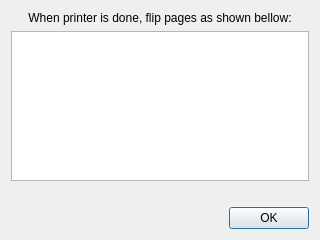
<?xml version="1.0" encoding="UTF-8"?>
<ui version="4.0">
 <class>DuplexDialog</class>
 <widget class="QDialog" name="DuplexDialog">
  <property name="windowModality">
   <enum>Qt::ApplicationModal</enum>
  </property>
  <property name="geometry">
   <rect>
    <x>0</x>
    <y>0</y>
    <width>320</width>
    <height>240</height>
   </rect>
  </property>
  <property name="windowTitle">
   <string>Duplex Steps</string>
  </property>
  <property name="windowIcon">
   <iconset resource="dpResources.qrc">
    <normaloff>:/program/images/icon</normaloff>:/program/images/icon</iconset>
  </property>
  <layout class="QVBoxLayout" name="verticalLayout">
   <item>
    <widget class="QLabel" name="label_Instruction">
     <property name="text">
      <string>When printer is done, flip pages as shown bellow:</string>
     </property>
     <property name="alignment">
      <set>Qt::AlignCenter</set>
     </property>
    </widget>
   </item>
   <item>
    <widget class="QGraphicsView" name="graphicsView"/>
   </item>
   <item>
    <widget class="QLabel" name="label_Caption">
     <property name="text">
      <string/>
     </property>
     <property name="alignment">
      <set>Qt::AlignCenter</set>
     </property>
     <property name="wordWrap">
      <bool>true</bool>
     </property>
    </widget>
   </item>
   <item>
    <widget class="QDialogButtonBox" name="buttonBox">
     <property name="enabled">
      <bool>true</bool>
     </property>
     <property name="orientation">
      <enum>Qt::Horizontal</enum>
     </property>
     <property name="standardButtons">
      <set>QDialogButtonBox::Ok</set>
     </property>
     <property name="centerButtons">
      <bool>false</bool>
     </property>
    </widget>
   </item>
  </layout>
 </widget>
 <resources>
  <include location="dpResources.qrc"/>
 </resources>
 <connections>
  <connection>
   <sender>buttonBox</sender>
   <signal>accepted()</signal>
   <receiver>DuplexDialog</receiver>
   <slot>accept()</slot>
   <hints>
    <hint type="sourcelabel">
     <x>248</x>
     <y>254</y>
    </hint>
    <hint type="destinationlabel">
     <x>157</x>
     <y>274</y>
    </hint>
   </hints>
  </connection>
  <connection>
   <sender>buttonBox</sender>
   <signal>rejected()</signal>
   <receiver>DuplexDialog</receiver>
   <slot>reject()</slot>
   <hints>
    <hint type="sourcelabel">
     <x>316</x>
     <y>260</y>
    </hint>
    <hint type="destinationlabel">
     <x>286</x>
     <y>274</y>
    </hint>
   </hints>
  </connection>
 </connections>
</ui>
